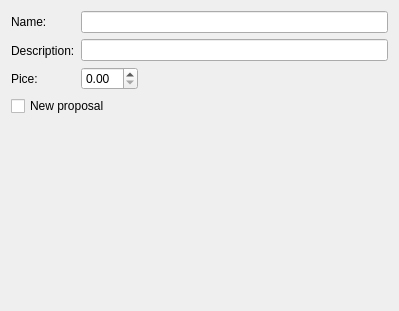
<?xml version="1.0" encoding="UTF-8"?>
<ui version="4.0">
 <class>MenuItemEditor</class>
 <widget class="QWidget" name="MenuItemEditor">
  <property name="geometry">
   <rect>
    <x>0</x>
    <y>0</y>
    <width>399</width>
    <height>311</height>
   </rect>
  </property>
  <property name="windowTitle">
   <string>Form</string>
  </property>
  <layout class="QVBoxLayout" name="verticalLayout_3">
   <item>
    <layout class="QHBoxLayout" name="horizontalLayout">
     <item>
      <layout class="QVBoxLayout" name="verticalLayout">
       <item>
        <widget class="QLabel" name="label">
         <property name="text">
          <string>Name:</string>
         </property>
        </widget>
       </item>
       <item>
        <widget class="QLabel" name="label_2">
         <property name="text">
          <string>Description:</string>
         </property>
        </widget>
       </item>
       <item>
        <widget class="QLabel" name="label_3">
         <property name="text">
          <string>Pice:</string>
         </property>
        </widget>
       </item>
      </layout>
     </item>
     <item>
      <layout class="QVBoxLayout" name="verticalLayout_2">
       <item>
        <widget class="QLineEdit" name="lineEdit"/>
       </item>
       <item>
        <widget class="QLineEdit" name="lineEdit_2"/>
       </item>
       <item>
        <layout class="QHBoxLayout" name="horizontalLayout_2">
         <property name="topMargin">
          <number>0</number>
         </property>
         <item>
          <widget class="QDoubleSpinBox" name="doubleSpinBox"/>
         </item>
         <item>
          <spacer name="horizontalSpacer">
           <property name="orientation">
            <enum>Qt::Horizontal</enum>
           </property>
           <property name="sizeHint" stdset="0">
            <size>
             <width>40</width>
             <height>20</height>
            </size>
           </property>
          </spacer>
         </item>
        </layout>
       </item>
      </layout>
     </item>
    </layout>
   </item>
   <item>
    <widget class="QCheckBox" name="checkBox">
     <property name="text">
      <string>New proposal</string>
     </property>
    </widget>
   </item>
   <item>
    <spacer name="verticalSpacer">
     <property name="orientation">
      <enum>Qt::Vertical</enum>
     </property>
     <property name="sizeHint" stdset="0">
      <size>
       <width>20</width>
       <height>40</height>
      </size>
     </property>
    </spacer>
   </item>
  </layout>
 </widget>
 <resources/>
 <connections/>
</ui>
